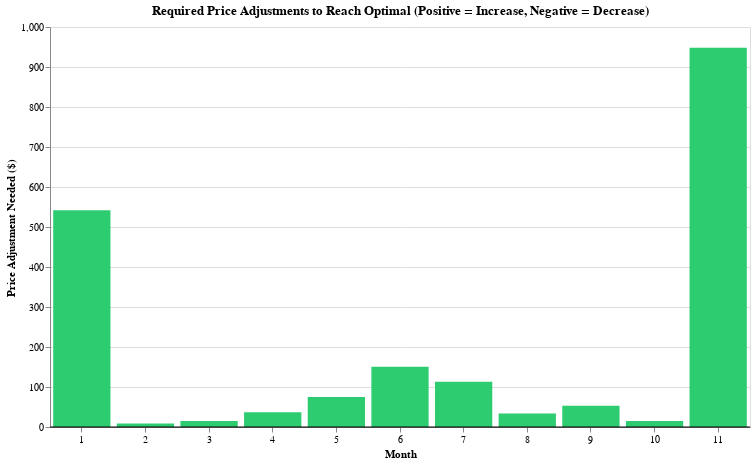

Notebook cell for this chart:
### Code cell
# Visualization: Price difference (how much to adjust)
diff_chart = alt.Chart(pricing_filtered).mark_bar().encode(
    x=alt.X('Month:O', title='Month', axis=alt.Axis(labelAngle=0)),
    y=alt.Y('Price_Difference:Q', title='Price Adjustment Needed ($)'),
    color=alt.condition(
        alt.datum.Price_Difference > 0,
        alt.value('#2ecc71'),  # Green for increase
        alt.value('#e74c3c')   # Red for decrease
    ),
    tooltip=[
        alt.Tooltip('Month_Label:N', title='Month'),
        alt.Tooltip('Price_Difference:Q', title='Adjustment', format='$,.2f'),
        alt.Tooltip('Price_Difference_Percentage:Q', title='% Change', format='.1f')
    ]
).properties(
    title='Required Price Adjustments to Reach Optimal (Positive = Increase, Negative = Decrease)',
    width=700,
    height=400
)

# Add zero line
zero_line = alt.Chart(pd.DataFrame({'y': [0]})).mark_rule(color='black', strokeWidth=1).encode(y='y:Q')

adjustment_chart = diff_chart + zero_line
adjustment_chart

### Figure 1 — Vega-Lite specification as saved in the notebook (floating-point values rounded to 4 significant figures)
{"config": {"view": {"continuousWidth": 300, "continuousHeight": 300}}, "layer": [{"data": {"name": "data-074d6d4a7296496cf21b5f7a6429d964"}, "mark": {"type": "bar"}, "encoding": {"color": {"condition": {"test": "(datum.Price_Difference > 0)", "value": "#2ecc71"}, "value": "#e74c3c"}, "tooltip": [{"field": "Month_Label", "title": "Month", "type": "nominal"}, {"field": "Price_Difference", "format": "$,.2f", "title": "Adjustment", "type": "quantitative"}, {"field": "Price_Difference_Percentage", "format": ".1f", "title": "% Change", "type": "quantitative"}], "x": {"axis": {"labelAngle": 0}, "field": "Month", "title": "Month", "type": "ordinal"}, "y": {"field": "Price_Difference", "title": "Price Adjustment Needed ($)", "type": "quantitative"}}, "title": "Required Price Adjustments to Reach Optimal (Positive = Increase, Negative = Decrease)"}, {"data": {"name": "data-a0a55d106695e8d630baff0f16eee66d"}, "mark": {"type": "rule", "color": "black", "strokeWidth": 1}, "encoding": {"y": {"field": "y", "type": "quantitative"}}}], "height": 400, "width": 700, "$schema": "https://vega.github.io/schema/vega-lite/v5.20.1.json", "datasets": {"data-074d6d4a7296496cf21b5f7a6429d964": [{"Month": 1, "Total_Ticket_Revenue": 1215145, "Estimated_Attendees": 8898, "Average_Ticket_Price": 136.6, "Month_Label": "Jan", "Marginal_Cost_Per_Attendee": -478.4, "MC_Positive": 478.4, "Optimal_Price": 678.6, "Markup_Percentage": 41.86, "Price_Difference": 542.0, "Price_Difference_Percentage": 396.9}, {"Month": 2, "Total_Ticket_Revenue": 4939854, "Estimated_Attendees": 55669, "Average_Ticket_Price": 88.74, "Month_Label": "Feb", "Marginal_Cost_Per_Attendee": -68.9, "MC_Positive": 68.9, "Optimal_Price": 97.74, "Markup_Percentage": 41.86, "Price_Difference": 9.008, "Price_Difference_Percentage": 10.15}, {"Month": 3, "Total_Ticket_Revenue": 4446603, "Estimated_Attendees": 52032, "Average_Ticket_Price": 85.46, "Month_Label": "Mar", "Marginal_Cost_Per_Attendee": -70.76, "MC_Positive": 70.76, "Optimal_Price": 100.4, "Markup_Percentage": 41.86, "Price_Difference": 14.93, "Price_Difference_Percentage": 17.47}, {"Month": 4, "Total_Ticket_Revenue": 3740874, "Estimated_Attendees": 44637, "Average_Ticket_Price": 83.81, "Month_Label": "Apr", "Marginal_Cost_Per_Attendee": -84.96, "MC_Positive": 84.96, "Optimal_Price": 120.5, "Markup_Percentage": 41.86, "Price_Difference": 36.72, "Price_Difference_Percentage": 43.81}, {"Month": 5, "Total_Ticket_Revenue": 3017538, "Estimated_Attendees": 34541, "Average_Ticket_Price": 87.36, "Month_Label": "May", "Marginal_Cost_Per_Attendee": -114.4, "MC_Positive": 114.4, "Optimal_Price": 162.2, "Markup_Percentage": 41.86, "Price_Difference": 74.86, "Price_Difference_Percentage": 85.69}, {"Month": 6, "Total_Ticket_Revenue": 1813746, "Estimated_Attendees": 24211, "Average_Ticket_Price": 74.91, "Month_Label": "Jun", "Marginal_Cost_Per_Attendee": -159.1, "MC_Positive": 159.1, "Optimal_Price": 225.6, "Markup_Percentage": 41.86, "Price_Difference": 150.7, "Price_Difference_Percentage": 201.2}, {"Month": 7, "Total_Ticket_Revenue": 2559060, "Estimated_Attendees": 29446, "Average_Ticket_Price": 86.91, "Month_Label": "Jul", "Marginal_Cost_Per_Attendee": -140.8, "MC_Positive": 140.8, "Optimal_Price": 199.7, "Markup_Percentage": 41.86, "Price_Difference": 112.8, "Price_Difference_Percentage": 129.8}, {"Month": 8, "Total_Ticket_Revenue": 4207794, "Estimated_Attendees": 47246, "Average_Ticket_Price": 89.06, "Month_Label": "Aug", "Marginal_Cost_Per_Attendee": -86.7, "MC_Positive": 86.7, "Optimal_Price": 123.0, "Markup_Percentage": 41.86, "Price_Difference": 33.93, "Price_Difference_Percentage": 38.1}, {"Month": 9, "Total_Ticket_Revenue": 3279504, "Estimated_Attendees": 40119, "Average_Ticket_Price": 81.74, "Month_Label": "Sep", "Marginal_Cost_Per_Attendee": -95.1, "MC_Positive": 95.1, "Optimal_Price": 134.9, "Markup_Percentage": 41.86, "Price_Difference": 53.16, "Price_Difference_Percentage": 65.03}, {"Month": 10, "Total_Ticket_Revenue": 4799604, "Estimated_Attendees": 57001, "Average_Ticket_Price": 84.2, "Month_Label": "Oct", "Marginal_Cost_Per_Attendee": -69.84, "MC_Positive": 69.84, "Optimal_Price": 99.08, "Markup_Percentage": 41.86, "Price_Difference": 14.87, "Price_Difference_Percentage": 17.66}, {"Month": 11, "Total_Ticket_Revenue": 634966, "Estimated_Attendees": 5998, "Average_Ticket_Price": 105.9, "Month_Label": "Nov", "Marginal_Cost_Per_Attendee": -742.8, "MC_Positive": 742.8, "Optimal_Price": 1054.0, "Markup_Percentage": 41.86, "Price_Difference": 947.9, "Price_Difference_Percentage": 895.4}], "data-a0a55d106695e8d630baff0f16eee66d": [{"y": 0}]}}
